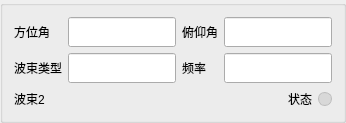
           <widget class="QGroupBox" name="grpWaveFeedback2">
            <property name="title">
             <string/>
            </property>
            <layout class="QVBoxLayout" name="layoutWaveFeedback2">
             <property name="spacing">
              <number>6</number>
             </property>
             <item>
              <layout class="QGridLayout" name="layoutWaveFeedbackForm2">
               <item row="0" column="0">
                <widget class="QLabel" name="lblFeedbackAzimuth2">
                 <property name="text">
                  <string>方位角</string>
                 </property>
                </widget>
               </item>
               <item row="0" column="1">
                <widget class="QLineEdit" name="leFeedbackAzimuth2">
                 <property name="minimumSize">
                  <size>
                   <width>50</width>
                   <height>30</height>
                  </size>
                 </property>
                </widget>
               </item>
               <item row="0" column="2">
                <widget class="QLabel" name="lblFeedbackPitch2">
                 <property name="text">
                  <string>俯仰角</string>
                 </property>
                </widget>
               </item>
               <item row="0" column="3">
                <widget class="QLineEdit" name="leFeedbackPitch2">
                 <property name="minimumSize">
                  <size>
                   <width>50</width>
                   <height>30</height>
                  </size>
                 </property>
                </widget>
               </item>
               <item row="1" column="0">
                <widget class="QLabel" name="lblFeedbackBeamType2">
                 <property name="text">
                  <string>波束类型</string>
                 </property>
                </widget>
               </item>
               <item row="1" column="1">
                <widget class="QLineEdit" name="leFeedbackBeamType2">
                 <property name="minimumSize">
                  <size>
                   <width>50</width>
                   <height>30</height>
                  </size>
                 </property>
                </widget>
               </item>
               <item row="1" column="2">
                <widget class="QLabel" name="lblFeedbackFreq2">
                 <property name="text">
                  <string>频率</string>
                 </property>
                </widget>
               </item>
               <item row="1" column="3">
                <widget class="QLineEdit" name="leFeedbackFreq2">
                 <property name="minimumSize">
                  <size>
                   <width>50</width>
                   <height>30</height>
                  </size>
                 </property>
                </widget>
               </item>
              </layout>
             </item>
             <item>
              <layout class="QHBoxLayout" name="layoutWaveFeedbackStatus2">
               <item>
                <widget class="QLabel" name="lblFeedbackBeam2">
                 <property name="text">
                  <string>波束2</string>
                 </property>
                </widget>
               </item>
               <item>
                <spacer name="spacerFeedback2">
                 <property name="orientation">
                  <enum>Qt::Horizontal</enum>
                 </property>
                 <property name="sizeHint" stdset="0">
                  <size>
                   <width>20</width>
                   <height>20</height>
                  </size>
                 </property>
                </spacer>
               </item>
               <item>
                <widget class="QLabel" name="lblFeedbackStatus2">
                 <property name="text">
                  <string>状态</string>
                 </property>
                </widget>
               </item>
               <item>
                <widget class="QLabel" name="indicatorFeedbackStatus2">
                 <property name="minimumSize">
                  <size>
                   <width>14</width>
                   <height>14</height>
                  </size>
                 </property>
                 <property name="maximumSize">
                  <size>
                   <width>14</width>
                   <height>14</height>
                  </size>
                 </property>
                 <property name="styleSheet">
                  <string notr="true">background:#d8d8d8;border:1px solid #bdbdbd;border-radius:7px;</string>
                 </property>
                 <property name="text">
                  <string/>
                 </property>
                </widget>
               </item>
              </layout>
             </item>
            </layout>
           </widget>
